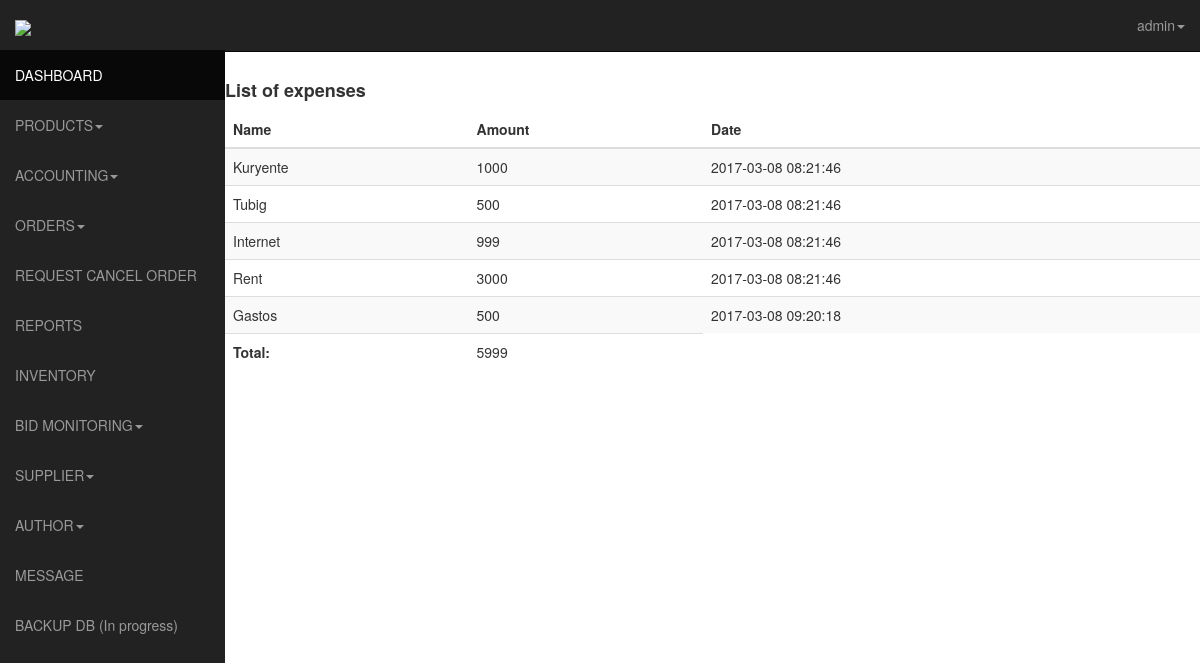
Screenshot of /admin/expenses.php (signed in) with the database file from the repository.
### tables this page shows
CREATE TABLE IF NOT EXISTS `expenses` (
  `id` int(11) NOT NULL AUTO_INCREMENT,
  `name` varchar(255) NOT NULL,
  `amount` varchar(255) NOT NULL,
  `created_date` timestamp NOT NULL DEFAULT CURRENT_TIMESTAMP,
  PRIMARY KEY (`id`)
);

### admin/expenses.php (the view, shortened to what this page needs)
<?php
    $username="";
      if (loggedin())
      {
        $query = mysql_query("SELECT * FROM admin WHERE username ='$_SESSION[manager]' ");
          while ($row = mysql_fetch_assoc($query))
          {
            $username = $row ['username'];
          }
        }
      else
      {
      }
      ?>
<!DOCTYPE html>
<html lang="en">
  <head>
    <link href="css/bootstrap.css" rel="stylesheet">
    <link href="css/sb-admin.css" rel="stylesheet">-->
    <link rel="stylesheet" href="css/morris-0.4.3.min.css">
  </head>
  <body>
    <div id="wrapper">
      <nav class="navbar navbar-inverse  navbar-fixed-top" role="navigation">
      <?php include 'template/sidebar.php';?>
    <?php include 'template/top.php';?>
    </nav>
    <div class="table-responsive">
    <h4><b>List of expenses</b></h4>
      <table class="table table-striped">
        <thead>
		<th>Name</th>
		<th>Amount</th>
		<th>Date</th>
	</thead>
	<tbody>
		<?php
		$sql = mysql_query("SELECT * FROM expenses");
		$requestCount = mysql_num_rows($sql);
		if ($requestCount > 0) {
		     while ($row = mysql_fetch_array($sql)) {
		     $name = $row['name'];
		     $amount = $row['amount'];
		     $date = $row['created_date'];
		      echo "
		        <tr>
		          <td>$name</td>
		          <td>$amount</td>
		          <td>$date </td>
		        </tr>
		      ";
		     }
		  }
	 ?>
	 <?php
	 	$sql = mysql_query("SELECT sum(amount) FROM expenses");
		$requestCount = mysql_num_rows($sql);
		if ($requestCount > 0) {
		     while ($row = mysql_fetch_array($sql)) {
		     $totalamount = $row['sum(amount)'];
		      echo "
		        <tr>
		          <td><b>Total:</b></td>
		          <td>$totalamount</td>
		        </tr>
		      ";
		  }
		}
	  ?>
	</tbody>
      </table>
    </div>
    </div>
    </body>
    </html>

### admin/template/top.php (shortened to what this page needs)
<ul class="nav navbar-nav navbar-right navbar-user">
           <li class="dropdown user-dropdown">
             <a href="#" class="dropdown-toggle" data-toggle="dropdown"><i class="fa fa-user"></i><?php echo $username?><b class="caret"></b></a>
           </li>
         </ul>
       </div>

### admin/css/sb-admin.css (style rules this page uses)
body { margin-top: 50px; }
#wrapper { padding-left: 0; }
@media (min-width:768px) { #wrapper { padding-left: 225px; } }

### rows the page displays
expenses: name "Kuryente", amount "1000", created_date "2017-03-08 08:21:46"
expenses: name "Tubig", amount "500", created_date "2017-03-08 08:21:46"
expenses: name "Internet", amount "999", created_date "2017-03-08 08:21:46"
expenses: name "Rent", amount "3000", created_date "2017-03-08 08:21:46"
expenses: name "Gastos", amount "500", created_date "2017-03-08 09:20:18"

### other values shown
$username "admin"
$totalamount "5999"
